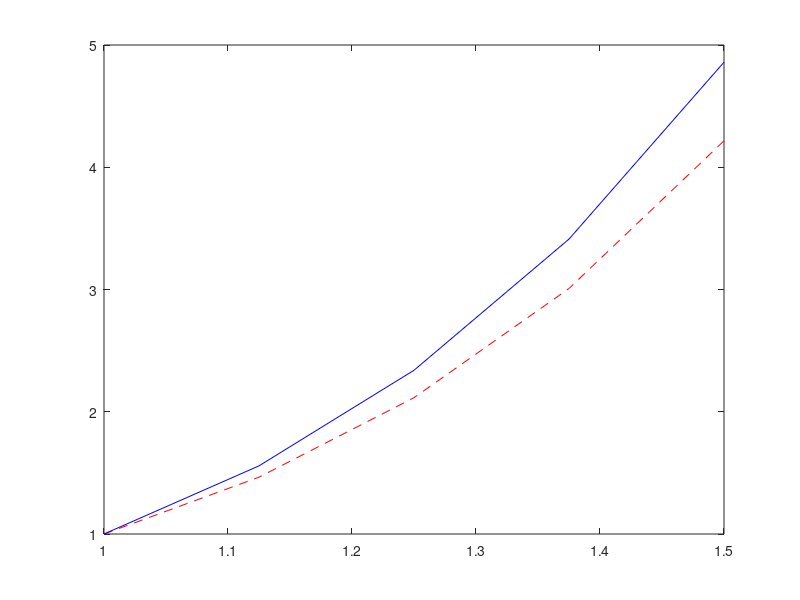

MATLAB code to generate this figure:
%% Euler και Runge-Kutta για 2 διαμερίσεις 
xo=1;
yo=1;
xn=1.5;
n=2;
h1=(xn-xo)/n;
x=[xo:h1:xn]';
y1=zeros(n+1,1);
y1(1)=yo;
%EULER
for i=1:n
    fi=(x(i)*y1(i)+x(i)^4*exp(x(i)))/x(i)^2;
    y1(i+1)=y1(i)+fi*h1;
end
yr1=zeros(n+1,1);
yr1(1)=yo;
%Runge-Kutta
for i=1:n
    k1=(x(i)*yr1(i)+x(i)^4*exp(x(i)))/x(i)^2;
    xnext=x(i)+h1;
    ynext=yr1(i)+k1*h1;
    k2=(xnext*ynext+xnext^4*exp(xnext))/xnext^2;
    yr1(i+1)=yr1(i)+(1/2*k1+1/2*k2)*h1;
end
disp('αποτελέσματα απο Euler'),(y1)
disp('αποτελέσματα απο Runge-Kutta'),(yr1)
%% Euler  για 4 διαμερίσεις
xo=1;
yo=1;
xn=1.5;
n=4;
h2=(xn-xo)/n;
x=[xo:h2:xn]';
y2=zeros(n+1,1);
y2(1)=yo;

for i=1:n
    fi=(x(i)*y2(i)+x(i)^4*exp(x(i)))/x(i)^2;
    y2(i+1)=y2(i)+fi*h2;
end
plot(x,y2,'r--')
hold
yr2=zeros(n+1,1);
yr2(1)=yo;
%Runge-Kutta
for i=1:n
    k1=(x(i)*yr2(i)+x(i)^4*exp(x(i)))/x(i)^2;
    xnext=x(i)+h2;
    ynext=yr2(i)+k1*h2;
    k2=(xnext*ynext+xnext^4*exp(xnext))/xnext^2;
    yr2(i+1)=yr2(i)+(1/2*k1+1/2*k2)*h2;
end
plot(x,yr2,'b')
disp('αποτελέσματα απο Euler'),(y2)
disp('αποτελέσματα απο Runge-Kutta'),(yr2)
%% Euler και Runge-Kutta για 10 διαμερίσεις
xo=1;
yo=1;
xn=1.5;
n=10;
h3=(xn-xo)/n;
x=[xo:h3:xn]';
y3=zeros(n+1,1);
y3(1)=yo;

for i=1:n
    fi=(x(i)*y3(i)+x(i)^4*exp(x(i)))/x(i)^2;
    y3(i+1)=y3(i)+fi*h3;
end
yr3=zeros(n+1,1);
yr3(1)=yo;
%Runge-Kutta
for i=1:n
    k1=(x(i)*yr3(i)+x(i)^4*exp(x(i)))/x(i)^2;
    xnext=x(i)+h3;
    ynext=yr3(i)+k1*h3;
    k2=(xnext*ynext+xnext^4*exp(xnext))/xnext^2;
    yr3(i+1)=yr3(i)+(1/2*k1+1/2*k2)*h3;
end
disp('αποτελέσματα απο Euler'),(y3)
disp('αποτελέσματα απο Runge-Kutta'),(yr3)
%% Euler και Runge-Kutta για 100 διαμερίσεις
xo=1;
yo=1;
xn=1.5;
n=100;
h4=(xn-xo)/n;
x=[xo:h4:xn]';
y4=zeros(n+1,1);
y4(1)=yo;
%EULER
for i=1:n
    fi=(x(i)*y4(i)+x(i)^4*exp(x(i)))/x(i)^2;
    y4(i+1)=y4(i)+fi*h4;
end
yr4=zeros(n+1,1);
yr4(1)=yo;
%Runge-Kutta
for i=1:n
    k1=(x(i)*yr4(i)+x(i)^4*exp(x(i)))/x(i)^2;
    xnext=x(i)+h4;
    ynext=yr4(i)+k1*h4;
    k2=(xnext*ynext+xnext^4*exp(xnext))/xnext^2;
    yr4(i+1)=yr4(i)+(1/2*k1+1/2*k2)*h4;
end
disp('αποτελέσματα απο Euler'),(y4)
disp('αποτελέσματα απο Runge-Kutta'),(yr4)
%% Euler και Runge-Kutta για 1000 διαμερίσεις
xo=1;
yo=1;
xn=1.5;
n=1000;
h5=(xn-xo)/n;
x=[xo:h5:xn]';
y5=zeros(n+1,1);
y5(1)=yo;
%EULER
for i=1:n
    fi=(x(i)*y5(i)+x(i)^4*exp(x(i)))/x(i)^2;
    y5(i+1)=y5(i)+fi*h5;
end
yr5=zeros(n+1,1);
yr5(1)=yo;
%Runge-Kutta
for i=1:n
    k1=(x(i)*yr5(i)+x(i)^4*exp(x(i)))/x(i)^2;
    xnext=x(i)+h5;
    ynext=yr5(i)+k1*h5;
    k2=(xnext*ynext+xnext^4*exp(xnext))/xnext^2;
    yr5(i+1)=yr5(i)+(1/2*k1+1/2*k2)*h5;
end
disp('αποτελέσματα απο Euler'),(y5)
disp('αποτελέσματα απο Runge-Kutta'),(yr5)
PINAKAS=[h1,y1(end,1),yr1(end,1);h2,y2(end,1),yr2(end,1);h3,y3(end,1),yr3(end,1);h4,y4(end,1),yr4(end,1);h5,y5(end,1),yr5(end,1)]